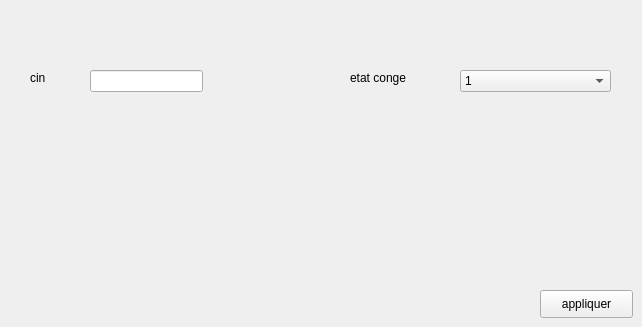
      <widget class="QWidget" name="tab_8">
       <attribute name="title">
        <string>CONGE</string>
       </attribute>
       <widget class="QLineEdit" name="lineEdit_3perso">
        <property name="geometry">
         <rect>
          <x>90</x>
          <y>70</y>
          <width>113</width>
          <height>22</height>
         </rect>
        </property>
       </widget>
       <widget class="QLabel" name="label_21">
        <property name="geometry">
         <rect>
          <x>30</x>
          <y>70</y>
          <width>56</width>
          <height>16</height>
         </rect>
        </property>
        <property name="text">
         <string>cin</string>
        </property>
       </widget>
       <widget class="QPushButton" name="pushButton_2perso">
        <property name="geometry">
         <rect>
          <x>540</x>
          <y>290</y>
          <width>93</width>
          <height>28</height>
         </rect>
        </property>
        <property name="text">
         <string>appliquer</string>
        </property>
       </widget>
       <widget class="QLabel" name="label_22">
        <property name="geometry">
         <rect>
          <x>350</x>
          <y>70</y>
          <width>71</width>
          <height>16</height>
         </rect>
        </property>
        <property name="text">
         <string>etat conge</string>
        </property>
       </widget>
       <widget class="QComboBox" name="comboBoxperso">
        <property name="geometry">
         <rect>
          <x>460</x>
          <y>70</y>
          <width>151</width>
          <height>22</height>
         </rect>
        </property>
        <item>
         <property name="text">
          <string>1</string>
         </property>
        </item>
        <item>
         <property name="text">
          <string>2</string>
         </property>
        </item>
        <item>
         <property name="text">
          <string>3</string>
         </property>
        </item>
       </widget>
      </widget>
